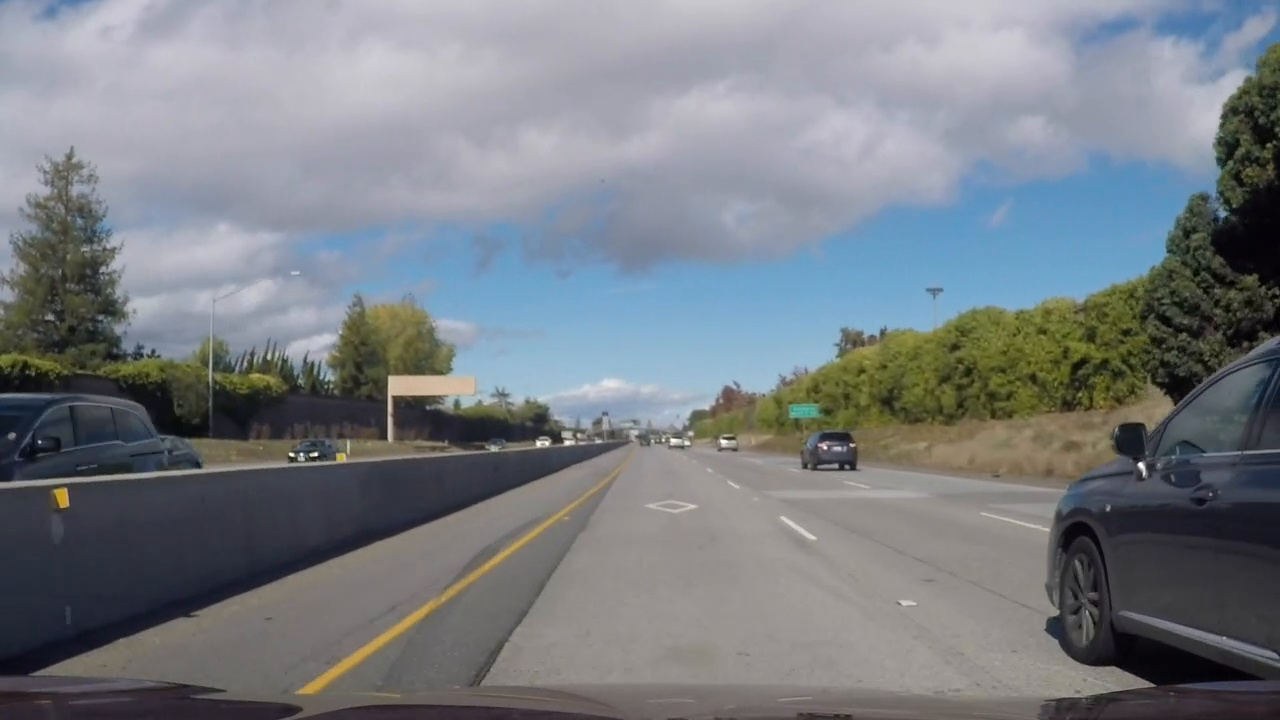
#> input picture test_images/test10.jpg, 1280 x 720 px; its folder holds 4 pictures in this run
$ python color_transform.py
#> lines starting #> are read from the running program, lines starting #| are printed output that depends on the picture
import cv2
import glob
import matplotlib.pyplot as plt
import numpy as np
from matplotlib.lines import Line2D


def show_hsv_images():
    for test_img in glob.glob('test_images/test*.jpg'):
        orig_img = cv2.imread(test_img)
#> orig_img is the input picture: shape (720, 1280, 3); mean B, G, R 131.1, 125.4, 120.2
        converted_img = cv2.cvtColor(orig_img, cv2.COLOR_BGR2HSV)
#> converted_img: shape (720, 1280, 3); mean H, S, V 82.8, 46.7, 137.3
        fig, axes = plt.subplots(4, 2)
        ax1d = axes.flatten()
        figManager = plt.get_current_fig_manager()
        figManager.window.showMaximized()
        # ax1d[0].imshow(converted_img[:, :, 1] / 2 + converted_img[:, :, 2] / 2, cmap='gray')
        ax1d[0].axis('off')
        ax1d[1].imshow(cv2.cvtColor(orig_img, cv2.COLOR_BGR2RGB), aspect='auto')
        ax1d[1].set_title("Original image")
        ax1d[1].axis('off')
        line = Line2D([0, 1280], [500, 500])
        ax1d[1].add_line(line)
        ax1d[2].imshow(converted_img[:,:,0], cmap='gray')
        ax1d[2].set_title("Hue channel")
        ax1d[2].axis('off')
        ax1d[2].imshow(converted_img[:,:,0], cmap='gray')
        ax1d[3].set_title("Hue channel histogram on line")
        x = np.linspace(0, 1, 1280)
        y1 = converted_img[500,:,0]
#> y1 = 1280 values, max 175 at index 70, min 0 at index 48, mean 69.35
        ax1d[3].plot(x, y1)
        ax1d[4].imshow(converted_img[:,:,1], cmap='gray')
        ax1d[4].set_title("Saturation channel")
        ax1d[4].axis('off')
        ax1d[5].set_title("Saturation channel histogram on line")
        y2 = converted_img[500,:,1]
#> y2 = 1280 values, max 235 at index 56, min 4 at index 992, mean 37.57
        ax1d[5].plot(x, y2)
        ax1d[6].imshow(converted_img[:,:,2], cmap='gray')
        ax1d[6].set_title("Value channel")
        ax1d[6].axis('off')
        ax1d[7].set_title("Value channel histogram on line")
        y3 = converted_img[500,:,2]
#> y3 = 1280 values, max 199 at index 62, min 21 at index 1200, mean 105.3
        ax1d[7].plot(x, y3)
        _ = plt.show(block=True)
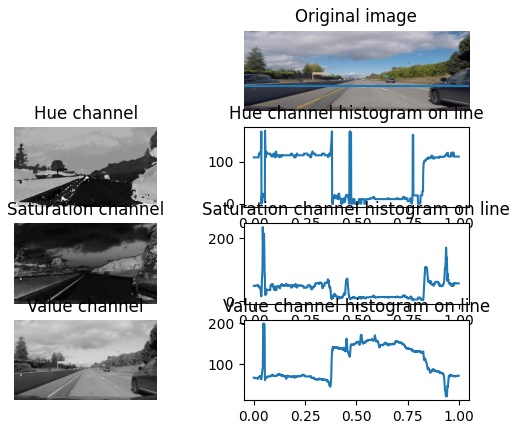
#> figure drawn by matplotlib, 7 panels; panel 3: curve peaks at x = 0.0547, y = 175; panel 5: curve peaks at x = 0.0438, y = 235; panel 7: curve peaks at x = 0.0485, y = 199
#> pass 2 of the loop in show_hsv_images, `for test_img in glob.glob('test_images/test*.jpg'):`:
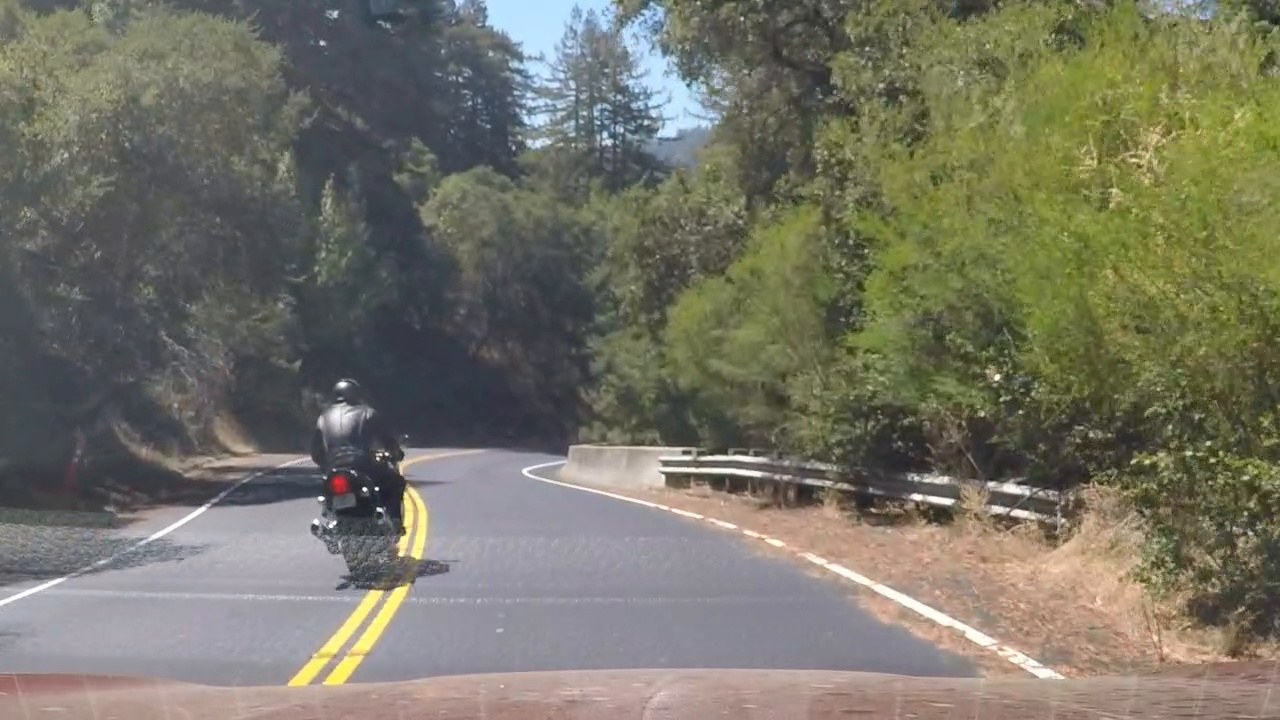
#> input picture test_images/test11.jpg, 1280 x 720 px
#> in show_hsv_images, orig_img is the input picture: shape (720, 1280, 3); mean B, G, R 102.4, 116.5, 118.1
#> converted_img: shape (720, 1280, 3); mean H, S, V 61.8, 53.7, 123.9
#> y1 = 1280 values, max 177 at index 426, min 0 at index 38, mean 65.13
#> y2 = 1280 values, max 156 at index 402, min 0 at index 38, mean 44.49
#> y3 = 1280 values, max 255 at index 409, min 40 at index 866, mean 120.6
#> in show_hsv_images, `_ = plt.show(block=True)`:
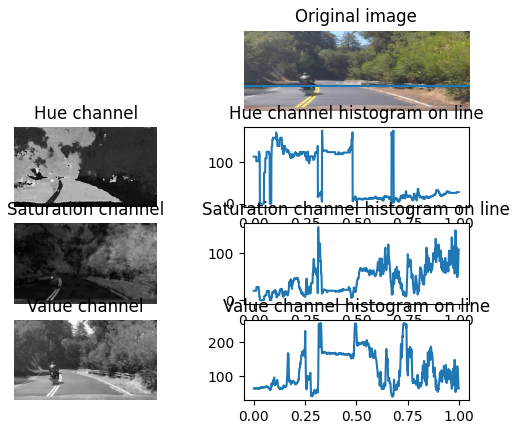
#> figure drawn by matplotlib, 7 panels; panel 3: curve peaks at x = 0.333, y = 177; panel 5: curve peaks at x = 0.314, y = 156; panel 7: curve peaks at x = 0.32, y = 255
#> pass 3 of the loop in show_hsv_images, `for test_img in glob.glob('test_images/test*.jpg'):`:
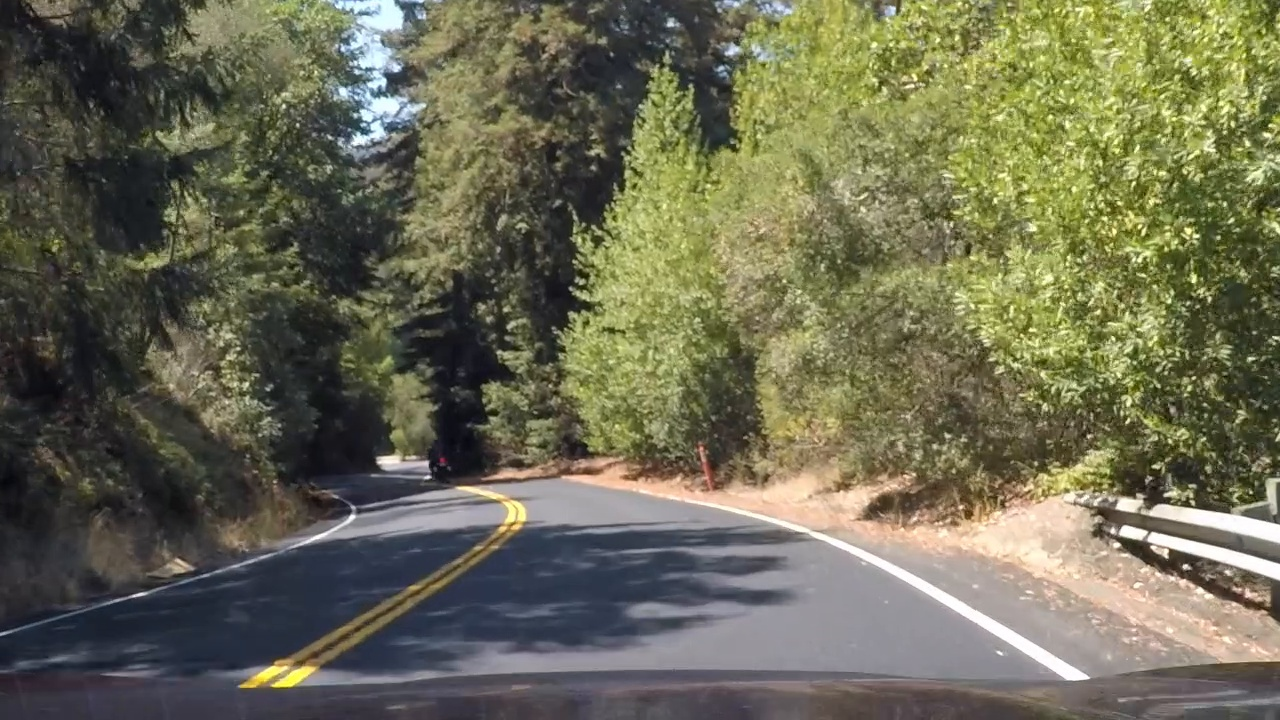
#> input picture test_images/test12.jpg, 1280 x 720 px
#> in show_hsv_images, orig_img is the input picture: shape (720, 1280, 3); mean B, G, R 83.5, 106.7, 107.5
#> converted_img: shape (720, 1280, 3); mean H, S, V 54.4, 71.1, 112.3
#> y1 = 1280 values, max 177 at index 330, min 0 at index 43, mean 51.88
#> y2 = 1280 values, max 255 at index 1256, min 0 at index 43, mean 56.85
#> y3 = 1280 values, max 255 at index 685, min 17 at index 172, mean 130
#> in show_hsv_images, `_ = plt.show(block=True)`:
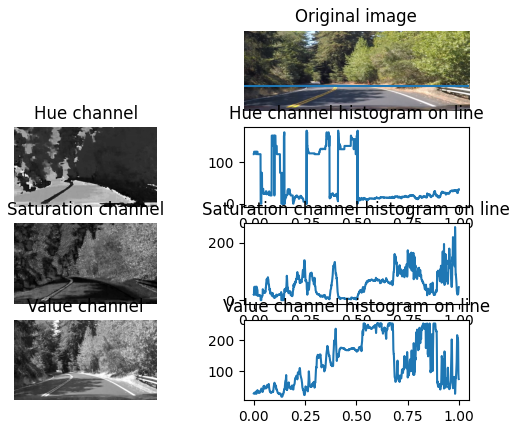
#> figure drawn by matplotlib, 7 panels; panel 3: curve peaks at x = 0.258, y = 177; panel 5: curve peaks at x = 0.982, y = 255; panel 7: curve peaks at x = 0.536, y = 255
#> the loop made 4 passes; the first 3 are shown


def show_hls_images():
    for test_img in glob.glob('test_images/test*.jpg'):
        orig_img = cv2.imread(test_img)
        converted_img = cv2.cvtColor(orig_img, cv2.COLOR_BGR2HLS)
        fig, axes = plt.subplots(4, 2)
        ax1d = axes.flatten()
        figManager = plt.get_current_fig_manager()
        figManager.window.showMaximized()
        ax1d[0].axis('off')
        ax1d[1].imshow(cv2.cvtColor(orig_img, cv2.COLOR_BGR2RGB), aspect='auto')
        ax1d[1].set_title("Original image")
        ax1d[1].axis('off')
        line = Line2D([0, 1280], [500, 500])
        ax1d[1].add_line(line)
        ax1d[2].imshow(converted_img[:,:,0], cmap='gray')
        ax1d[2].set_title("Hue channel")
        ax1d[2].axis('off')
        ax1d[2].imshow(converted_img[:,:,0], cmap='gray')
        ax1d[3].set_title("Hue channel histogram on line")
        x = np.linspace(0, 1, 1280)
        y1 = converted_img[500,:,0]
        ax1d[3].plot(x, y1)
        ax1d[4].imshow(converted_img[:,:,1], cmap='gray')
        ax1d[4].set_title("Lightness channel")
        ax1d[4].axis('off')
        ax1d[5].set_title("Lightness channel histogram on line")
        y2 = converted_img[500,:,1]
        ax1d[5].plot(x, y2)
        ax1d[6].imshow(converted_img[:,:,2], cmap='gray')
        ax1d[6].set_title("Saturation channel")
        ax1d[6].axis('off')
        ax1d[7].set_title("Saturation channel histogram on line")
        y3 = converted_img[500,:,2]
        ax1d[7].plot(x, y3)
        _ = plt.show(block=True)


show_hsv_images()
